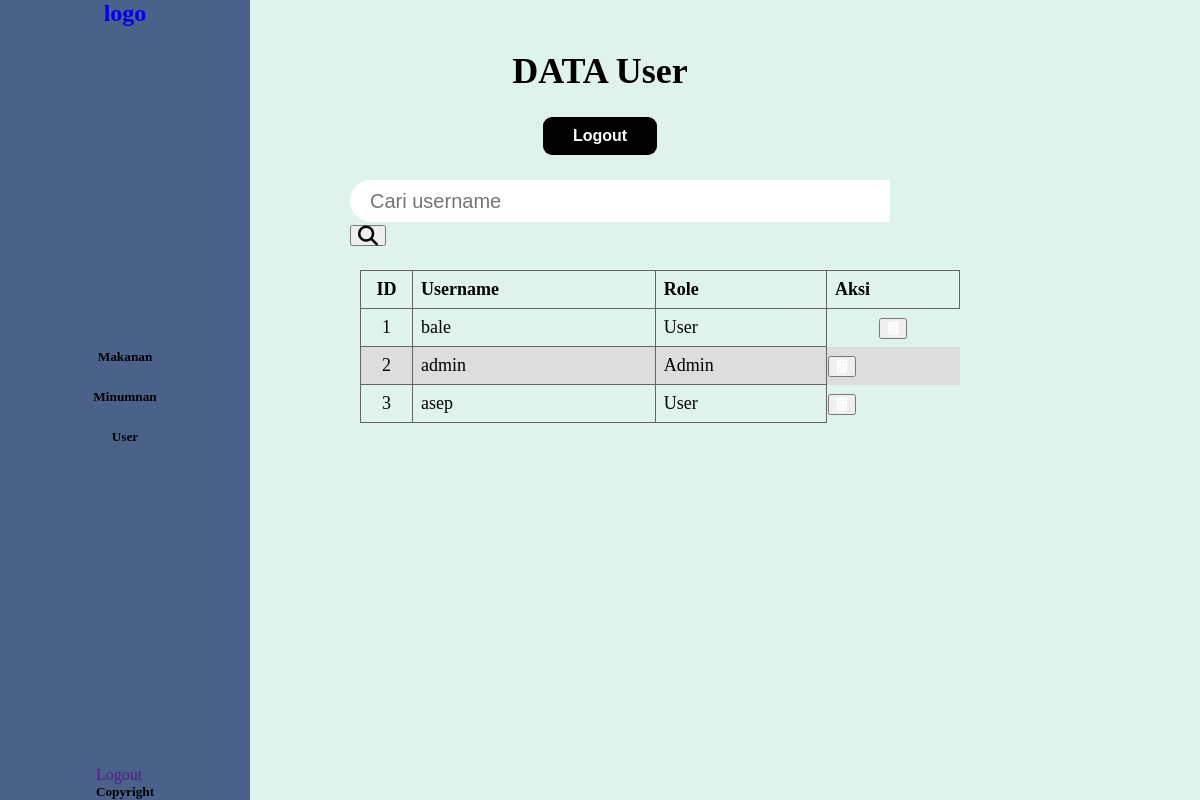
The app's page /admin/user.php (signed in) with its own data.
### tables this page shows
CREATE TABLE `users` (
  `id` int(11) NOT NULL,
  `username` varchar(50) NOT NULL,
  `password` varchar(255) NOT NULL,
  `role` varchar(5) NOT NULL
);

### admin/user.php (the view, shortened to what this page needs)
<?php
  require "../koneksi.php";
  $sql = mysqli_query($conn, "SELECT * FROM users");
  $daftar_users = [];
  while ($row = mysqli_fetch_assoc($sql)) {
      $daftar_users[] = $row;
  }
?>
<!DOCTYPE html>
<html lang="en">
<head>
    <link rel="stylesheet" href="https://cdnjs.cloudflare.com/ajax/libs/font-awesome/6.6.0/css/all.min.css" />
    <link rel="stylesheet" href="../css/admin.css">
    <link rel="stylesheet" href="../css/rr.css">
</head>
<body>
    <nav class="nav">
        <div class="logo">
            <a href="../admin.html">
                <h1>logo</h1>
            </a>
        </div>
        <div class="navigasi">
            <a href="menumakanan.php">
                <h5>Makanan</h5>
            </a>
            <a href="menuminuman.php">
                <h5>Minumnan</h5>
            </a>
            <a href="user.php">
                <h5>User</h5>
            </a>
        </div>
        <div class="bottom">
            <a href="">Logout</a>
            <h5>Copyright</h5>
        </div>
    </nav>
    <main class="tabel_section">
    <h1 class="title_menu">
            DATA User
        </h1>
        <div class="container">
          <a href="../logout.php">
            <button class="buton">
              <p>Logout</p>
            </button>
          </a>
        </div>
        <search>
        <form action="" method="GET" class="search_bar_menu">
          <input type="text" name="search" placeholder="Cari username"
          class="search-input-mahasiswa" />
          <button type="submit" class="search_button_menu">
          </button>
        </form>
        </search>
    </main>
        <table class="table_menu">
          <thead>
            <tr class="table_menu_row">
              <th class="table_menu_header">ID</th>
              <th class="table_menu_header">Username</th>
              <th class="table_menu_header">Role</th>
              <th class="table_menu_header">Aksi</th>
            </tr>
          </thead>
          <tbody>
            <?php $i = 1; foreach($daftar_users as $users) : ?>
                <tr class="table_menu_row">
                    <td class="table_menu_data"><?php echo $i ?></td>
                    <td class="table_menu_data"><?php echo $users['username'] ?></td>
                    <td class="table_menu_data"><?php echo $users['role'] ?></td>
                    <td class="table-mahasiswa-data">
                    <div class="button-UD">
                        <a href="hapususers.php?id=<?php echo $users['id']?>" onclick="return confirm('Yakin ingin menghapus data ini?');">
                        <button class="hapus-data">
                            <i class="fa-solid fa-trash-can" style="color: #ffffff;"></i>
                        </button>
                        </a>
                    </div>
                    </td>
                </tr>
            <?php $i++; endforeach ?>
          </tbody>
        </table>
</body>
</html>

### css/admin.css (style rules this page uses)
* { margin: 0; text-decoration: none; }
body { background-color: #DFF2EB; }
.nav { position: fixed; left: 0; display: flex; justify-content: space-between; align-items: center; flex-direction: column; height: 100%; background-color: #4A628A; top: 0; width: 250px; }
.title_menu { font-size: 36px; font-weight: 700; margin: 0; text-align: center; }
.navigasi { display: flex; gap: 24px; flex-direction: column; align-items: center; padding: 16px; }
.navigasi a { color: black; }
.tabel_section { display: flex; flex-direction: column; align-items: center; gap: 25px; margin: 50px 100px; }
.buton { text-align: right; padding: 10px 30px; background-color: black; border-style: none; font-size: 16px; font-weight: 600; border-radius: 9px; color: white; cursor: pointer; }
.search-input-mahasiswa { border: 0; border-top-left-radius: 25px; border-bottom-left-radius: 25px; height: 40px; width: 500px; padding-left: 20px; padding-right: 20px; font-size: 20px; outline: none; }

### css/rr.css (style rules this page uses)
.search_bar_menu { border: 0; border-top-left-radius: 25px; border-bottom-left-radius: 25px; height: 40px; width: 500px; padding-left: 20px; padding-right: 20px; font-size: 20px; outline: none; }
.title_menu { font-size: 36px; font-weight: 700; margin: 0; }
.table_menu { border-collapse: collapse; position: relative; left: 30%; width: 50vw; min-width: 40vw; font-size: 18px; margin-top: 24px; }
.table_menu_header, .table_menu_data { border: 1px solid #646464; text-align: left; padding: 8px; }
.table_menu_header:nth-child(1), .table_menu_row:nth-child(1), .table_menu_data:nth-child(1) { width: 35px; text-align: center; }
thead > .table_menu_row { background-color: var(--hijau); }
tbody > .table_menu_row:nth-child(even) { background-color: #dddddd; }

### records on screen
users: username "bale", role "User"
users: username "admin", role "Admin"
users: username "asep", role "User"
